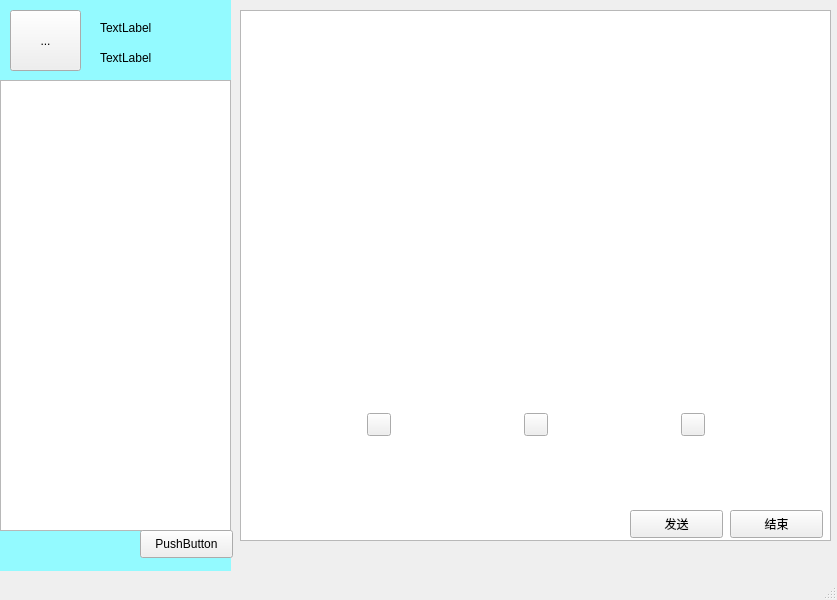
<?xml version="1.0" encoding="UTF-8"?>
<ui version="4.0">
 <class>MainWindow</class>
 <widget class="QMainWindow" name="MainWindow">
  <property name="geometry">
   <rect>
    <x>0</x>
    <y>0</y>
    <width>837</width>
    <height>600</height>
   </rect>
  </property>
  <property name="windowTitle">
   <string>MainWindow</string>
  </property>
  <widget class="QWidget" name="centralwidget">
   <widget class="QLabel" name="label">
    <property name="geometry">
     <rect>
      <x>0</x>
      <y>0</y>
      <width>231</width>
      <height>571</height>
     </rect>
    </property>
    <property name="styleSheet">
     <string notr="true">background-color: rgb(147, 250, 255);</string>
    </property>
    <property name="text">
     <string>TextLabel</string>
    </property>
   </widget>
   <widget class="QListView" name="listView">
    <property name="geometry">
     <rect>
      <x>0</x>
      <y>80</y>
      <width>231</width>
      <height>451</height>
     </rect>
    </property>
   </widget>
   <widget class="QLabel" name="label_2">
    <property name="geometry">
     <rect>
      <x>100</x>
      <y>20</y>
      <width>72</width>
      <height>15</height>
     </rect>
    </property>
    <property name="text">
     <string>TextLabel</string>
    </property>
   </widget>
   <widget class="QToolButton" name="toolButton_2">
    <property name="geometry">
     <rect>
      <x>10</x>
      <y>10</y>
      <width>71</width>
      <height>61</height>
     </rect>
    </property>
    <property name="text">
     <string>...</string>
    </property>
   </widget>
   <widget class="QLabel" name="label_3">
    <property name="geometry">
     <rect>
      <x>100</x>
      <y>50</y>
      <width>111</width>
      <height>16</height>
     </rect>
    </property>
    <property name="text">
     <string>TextLabel</string>
    </property>
   </widget>
   <widget class="QPushButton" name="pushButton">
    <property name="geometry">
     <rect>
      <x>140</x>
      <y>530</y>
      <width>93</width>
      <height>28</height>
     </rect>
    </property>
    <property name="text">
     <string>PushButton</string>
    </property>
   </widget>
   <widget class="QTextEdit" name="textEdit">
    <property name="geometry">
     <rect>
      <x>240</x>
      <y>10</y>
      <width>591</width>
      <height>531</height>
     </rect>
    </property>
   </widget>
   <widget class="QWidget" name="horizontalLayoutWidget">
    <property name="geometry">
     <rect>
      <x>240</x>
      <y>409</y>
      <width>595</width>
      <height>31</height>
     </rect>
    </property>
    <layout class="QHBoxLayout" name="horizontalLayout">
     <item>
      <widget class="QToolButton" name="toolButton_3">
       <property name="styleSheet">
        <string notr="true">border-image: url(:/new/prefix1/Source/Icon/emoji.png);</string>
       </property>
       <property name="text">
        <string/>
       </property>
      </widget>
     </item>
     <item>
      <widget class="QToolButton" name="toolButton_6">
       <property name="styleSheet">
        <string notr="true">border-image: url(:/new/prefix1/Source/Icon/font.png);</string>
       </property>
       <property name="text">
        <string/>
       </property>
      </widget>
     </item>
     <item>
      <widget class="QToolButton" name="toolButton_7">
       <property name="styleSheet">
        <string notr="true">border-image: url(:/new/prefix1/Source/Icon/file.png);</string>
       </property>
       <property name="text">
        <string/>
       </property>
      </widget>
     </item>
    </layout>
   </widget>
   <widget class="QPushButton" name="pushButton_2">
    <property name="geometry">
     <rect>
      <x>630</x>
      <y>510</y>
      <width>93</width>
      <height>28</height>
     </rect>
    </property>
    <property name="styleSheet">
     <string notr="true">border-color: rgb(255, 255, 0);</string>
    </property>
    <property name="text">
     <string>发送</string>
    </property>
   </widget>
   <widget class="QPushButton" name="pushButton_3">
    <property name="geometry">
     <rect>
      <x>730</x>
      <y>510</y>
      <width>93</width>
      <height>28</height>
     </rect>
    </property>
    <property name="text">
     <string>结束</string>
    </property>
   </widget>
  </widget>
  <widget class="QMenuBar" name="menubar">
   <property name="geometry">
    <rect>
     <x>0</x>
     <y>0</y>
     <width>837</width>
     <height>26</height>
    </rect>
   </property>
  </widget>
  <widget class="QStatusBar" name="statusbar"/>
 </widget>
 <resources/>
 <connections/>
</ui>
